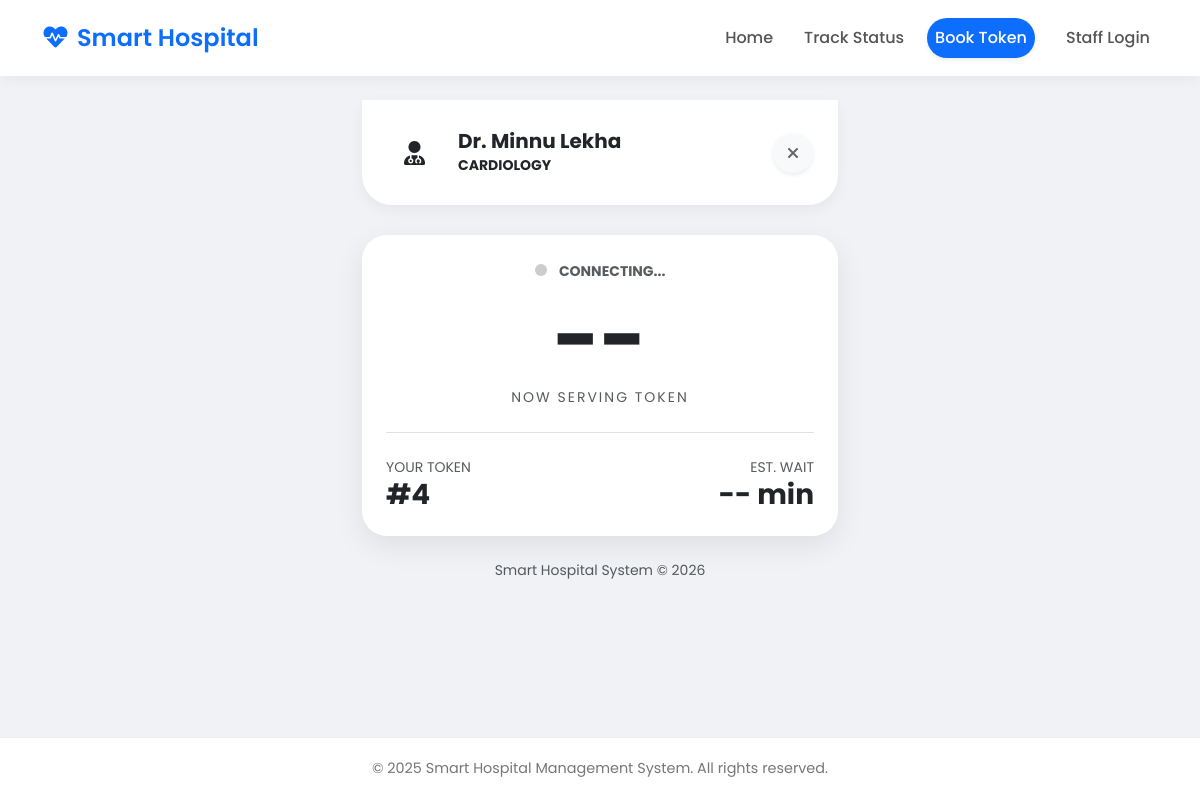
The page /live-status/5/ on the database as committed earlier.
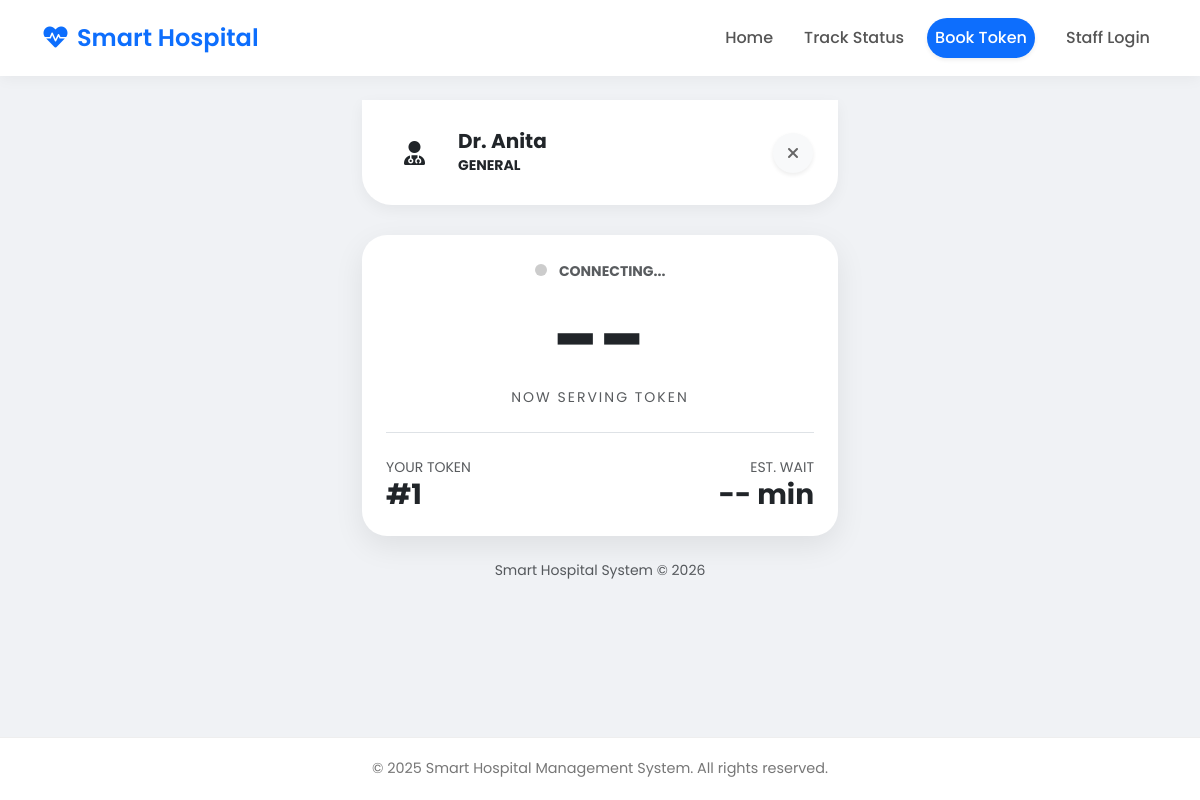
The same page on the database as committed later.
### hospital/models.py (models this page shows, shortened)
class Doctor(models.Model):
    user = models.OneToOneField(User, on_delete=models.CASCADE)
    department = models.ForeignKey(Department, on_delete=models.CASCADE)
    avg_consultation_time = models.IntegerField(default=15)
    is_on_duty = models.BooleanField(default=False)

class Department(models.Model):
    name = models.CharField(max_length=100)

class Appointment(models.Model):
    STATUS_CHOICES = [
        ('waiting', 'Waiting'),
        ('in_consultation', 'In Consultation'),
        ('completed', 'Completed'),
        ('cancelled', 'Cancelled'),
    ]
    patient_name = models.CharField(max_length=100)
    patient_email = models.EmailField(null=True, blank=True)
    doctor = models.ForeignKey(Doctor, on_delete=models.CASCADE, related_name='appointments')
    booked_at = models.DateTimeField(auto_now_add=True)
    ticket_id = models.CharField(max_length=20, unique=True, blank=True)
    token_number = models.PositiveIntegerField(null=True, blank=True)
    status = models.CharField(max_length=20, choices=STATUS_CHOICES, default='waiting')
    estimated_start_time = models.DateTimeField(null=True, blank=True)
    actual_start_time = models.DateTimeField(null=True, blank=True)
    actual_end_time = models.DateTimeField(null=True, blank=True)

### hospital/views.py (the view)
# urls.py: path('live-status/<int:appointment_id>/', views.patient_live_status, name='patient_live_status'),
def patient_live_status(request, appointment_id):
    appointment = get_object_or_404(Appointment, id=appointment_id)
    doctor = appointment.doctor
    people_ahead = Appointment.objects.filter(
        doctor=doctor,
        status='waiting',
        token_number__lt=appointment.token_number
    ).count()
    estimated_wait_minutes = people_ahead * doctor.avg_consultation_time
    context = {
        'appointment': appointment,
        'doctor': doctor,
        'people_ahead': people_ahead,
        'estimated_wait_minutes': estimated_wait_minutes
    }
    return render(request, 'hospital/patient_live_status.html', context)

### hospital/templates/hospital/patient_live_status.html (shortened to what this page needs)
{% extends 'hospital/base.html' %}
{% block content %}
<div class="container py-0" style="max-width: 500px;">
    <div class="doctor-header d-flex align-items-center justify-content-between">
        <div class="d-flex align-items-center">
            <div id="dept-icon-box" class="accent-bg rounded-circle d-flex align-items-center justify-content-center me-3" style="width: 55px; height: 55px; font-size: 24px;">
                <i class="fas fa-user-md"></i>
            </div>
            <div>
                <h5 class="fw-bold mb-0 text-dark">Dr. {{ doctor.user.first_name }} {{ doctor.user.last_name }}</h5>
                <small class="text-accent fw-bold text-uppercase" id="dept-name-display">{{ doctor.department.name }}</small>
            </div>
        </div>
        <a href="{% url 'patient_dashboard' %}" class="btn-close-custom shadow-sm">
            <i class="fas fa-times"></i>
        </a>
    </div>
    {% if appointment.status == 'completed' %}
        <div class="card status-card mb-3 bg-white text-center p-5">
            <div class="mb-3 text-success">
                <i class="fas fa-check-circle fa-5x"></i>
            </div>
            <h2 class="fw-bold text-dark">Visit Completed</h2>
            <p class="text-muted">Thank you for your patience.</p>
            <div class="mt-4 pt-4 border-top">
                <small class="text-muted">TOKEN</small>
                <h3 class="fw-bold text-accent">#{{ appointment.token_number }}</h3>
            </div>
        </div>
    {% else %}
        <div class="card status-card mb-3 bg-white">
            <div class="card-body text-center p-4">
                <div class="mb-2">
                    <span id="live-indicator" class="live-dot"></span>
                    <span id="status-text" class="fw-bold text-muted small">CONNECTING...</span>
                </div>
                <h1 id="serving-token" class="display-1 fw-bold text-dark mb-0">--</h1>
                <p class="text-muted text-uppercase small" style="letter-spacing: 2px;">Now Serving Token</p>
                <div class="mt-4 pt-4 border-top d-flex justify-content-between align-items-center">
                    <div class="text-start">
                        <small class="text-muted d-block">YOUR TOKEN</small>
                        <span class="h3 fw-bold text-accent mb-0">#{{ appointment.token_number }}</span>
                    </div>
                    <div class="text-end">
                        <small class="text-muted d-block">EST. WAIT</small>
                        <span id="wait-time-small" class="h3 fw-bold text-dark mb-0">-- min</span>
                    </div>
                </div>
            </div>
        </div>
    {% endif %}
    <div class="text-center text-muted small mt-4">
        Smart Hospital System © 2026
    </div>
</div>
{% endblock %}

### hospital/templates/hospital/base.html (shortened to what this page needs)
<!DOCTYPE html>
<html lang="en">
<head>
    <link href="https://cdn.jsdelivr.net/npm/bootstrap@5.3.0/dist/css/bootstrap.min.css" rel="stylesheet">
    <link href="https://cdnjs.cloudflare.com/ajax/libs/font-awesome/6.0.0/css/all.min.css" rel="stylesheet">
</head>
<body>
    <nav class="navbar navbar-expand-lg navbar-light sticky-top">
        <div class="container">
            <a class="navbar-brand" href="{% url 'home' %}">
                <i class="fas fa-heartbeat me-2"></i>Smart Hospital
            </a>
            <div class="collapse navbar-collapse" id="navbarNav">
                <ul class="navbar-nav ms-auto align-items-center">
                    <li class="nav-item">
                        <a class="nav-link" href="{% url 'home' %}">Home</a>
                    </li>
                    <li class="nav-item">
                        <a class="nav-link" href="{% url 'patient_dashboard' %}">Track Status</a>
                    </li>
                    <li class="nav-item">
                        <a class="nav-link btn-nav shadow-sm" href="{% url 'patient_check_in' %}">
                            Book Token
                        </a>
                    </li>
                    {% if user.is_authenticated %}
                        <li class="nav-item ms-3 border-start ps-3">
                            <a class="nav-link text-primary" href="{% url 'doctor_dashboard' %}">
                                <i class="fas fa-user-md me-1"></i> Dr. {% if user.first_name %}{{ user.first_name }}{% else %}{{ user.username }}{% endif %}
                            </a>
                        </li>
                    {% else %}
                        <li class="nav-item ms-2">
                         <a class="nav-link small text-muted" href="{% url 'login' %}">Staff Login</a>
                        </li>
                    {% endif %}
                </ul>
            </div>
        </div>
    </nav>
    <div class="main-content py-4">
        {% block content %}
        {% endblock %}
    </div>
    <footer>
        <div class="container">
            <p class="mb-0">© 2025 Smart Hospital Management System. All rights reserved.</p>
        </div>
    </footer>
</body>
</html>

### hospital/templates/hospital/base.html (style rules this page uses)
body { font-family: 'Poppins', sans-serif; background-color: #f0f2f5; min-height: 100vh; display: flex; flex-direction: column; }
.navbar { background: white; box-shadow: 0 2px 15px rgba(0,0,0,0.05); padding: 15px 0; }
.navbar-brand { font-weight: 600; color: #0d6efd !important; font-size: 1.5rem; }
.nav-link { font-weight: 500; color: #555 !important; margin-left: 15px; transition: color 0.3s; }
.btn-nav { background-color: #0d6efd; color: white !important; padding: 8px 20px; border-radius: 50px; margin-left: 15px; }
footer { margin-top: auto; background: white; padding: 20px 0; text-align: center; color: #777; font-size: 0.9rem; border-top: 1px solid #eee; }

### hospital/templates/hospital/patient_live_status.html (style rules this page uses)
.status-card { border: none; border-radius: 25px; box-shadow: 0 10px 30px rgba(0,0,0,0.08); overflow: hidden; transition: all 0.3s; }
.doctor-header { background: white; border-radius: 0 0 30px 30px; padding: 25px; box-shadow: 0 5px 15px rgba(0,0,0,0.05); margin-bottom: 30px; }
.live-dot { height: 12px; width: 12px; background-color: #ccc; border-radius: 50%; display: inline-block; margin-right: 8px; }
.btn-close-custom { width: 40px; height: 40px; border-radius: 50%; display: flex; align-items: center; justify-content: center; background: #f8f9fa; color: #666; text-decoration: none; }

Rows that differ between the two databases and show on the page:
no longer on this page (row edited): Doctor: user.first_name "Minnu", user.last_name "Lekha", department.name "CARDIOLOGY"
added Doctor: user.first_name "Anita", department.name "GENERAL"
changed Appointment: token_number "4" → "1"
